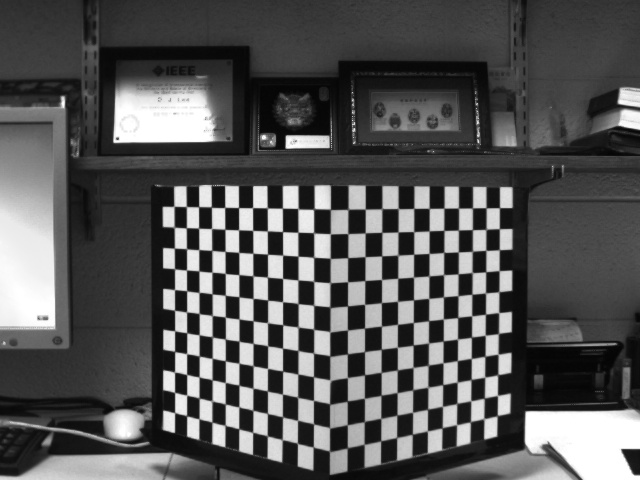
#> input picture camera_calibration/images_to_correct/Close.jpg, 640 x 480 px, found by its file name
$ python correct_distortion_from_images.py
#> lines starting #> are read from the running program, lines starting #| are printed output that depends on the picture
import cv2
import numpy as np
import scipy.io as sio


data = sio.loadmat("intrinsic_data.mat")
#> (reads camera_calibration/task3/intrinsic_data.mat from the repository)
cameraMatrix = data["cameraMatrix"]
distortion = data["distortion"]

loadpath = "images_to_correct/"

close = cv2.imread(loadpath + "Close.jpg")
#> close is the input picture: shape (480, 640, 3); min 3, max 255, mean 86.4
far = cv2.imread(loadpath + "Far.jpg")
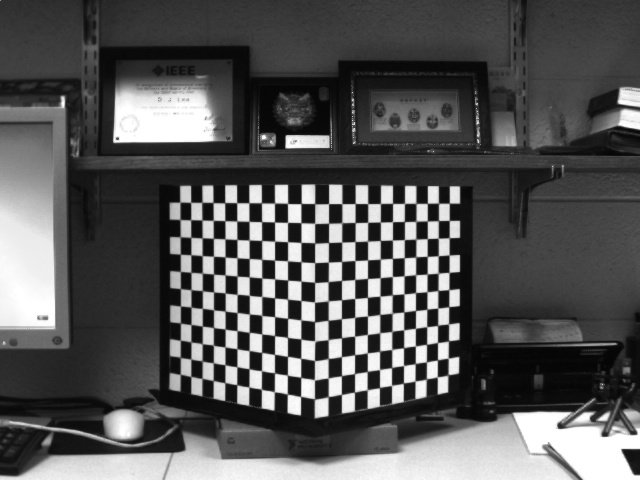
#> input picture camera_calibration/images_to_correct/Far.jpg, 640 x 480 px, found by its file name
#> far is the input picture: shape (480, 640, 3); min 3, max 255, mean 87
turn = cv2.imread(loadpath + "Turn.jpg")
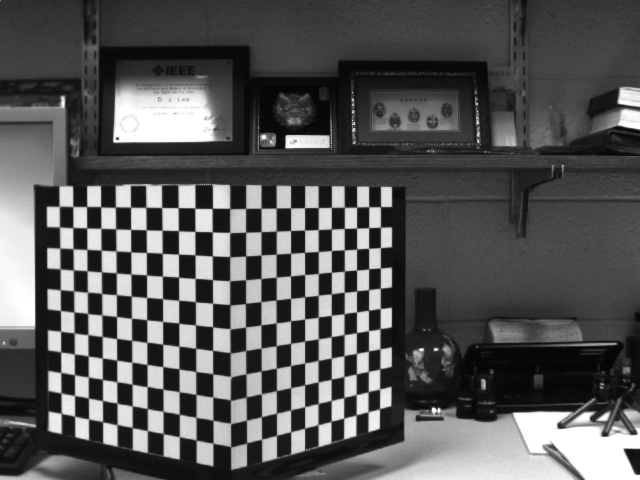
#> input picture camera_calibration/images_to_correct/Turn.jpg, 640 x 480 px, found by its file name
#> turn is the input picture: shape (480, 640, 3); min 3, max 255, mean 87.1
width = close.shape[1]
#> width = 640
height = close.shape[0]
#> height = 480

newMatrix, roi = cv2.getOptimalNewCameraMatrix(cameraMatrix, distortion, (width, height), 1, (width, height))
#> roi = (3, 4, 632, 471)

def undistort_image(image):
    fixed = cv2.undistort(image, cameraMatrix, distortion, None)

    x, y, w, h = roi
#> x = 3; y = 4; w = 632; h = 471
    fixed2 = fixed[y:y+h, x:x+w]
    grayImage = cv2.cvtColor(image, cv2.COLOR_BGR2GRAY)
    grayFixed = cv2.cvtColor(fixed, cv2.COLOR_BGR2GRAY)
    diff = cv2.absdiff(grayImage, grayFixed)
    return diff


closeDiff = undistort_image(close)
farDiff = undistort_image(far)
#> in undistort_image (call 2), `fixed2 = fixed[y:y+h, x:x+w]`:
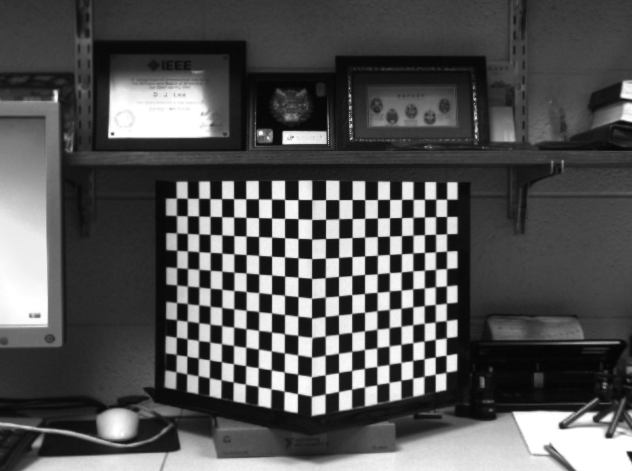
#> fixed2: shape (471, 632, 3); min 3, max 255, mean 84.3
#> in undistort_image (call 2), `diff = cv2.absdiff(grayImage, grayFixed)`:
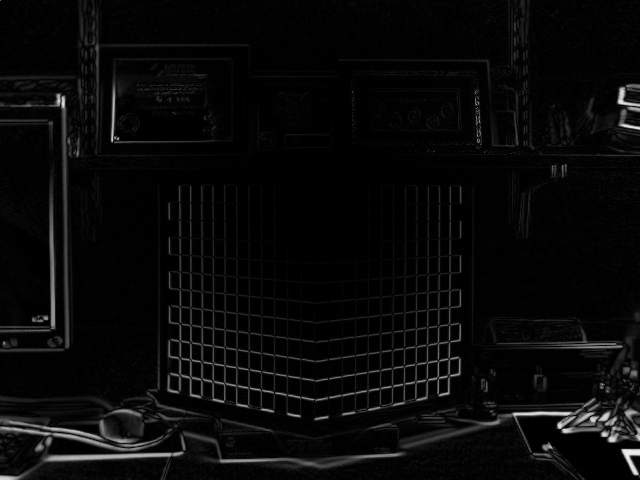
#> diff: shape (480, 640); min 0, max 241, mean 8.9
turnDiff = undistort_image(turn)
#> in undistort_image (call 3), `fixed = cv2.undistort(image, cameraMatrix, distortion, None)`:
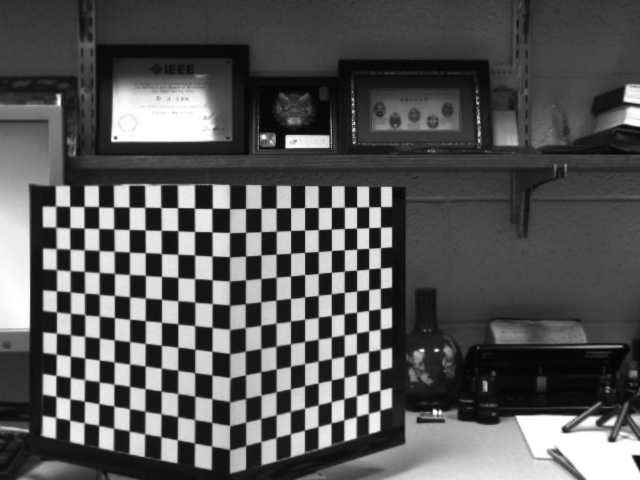
#> fixed: shape (480, 640, 3); min 4, max 255, mean 86.7
#> in undistort_image (call 3), `fixed2 = fixed[y:y+h, x:x+w]`:
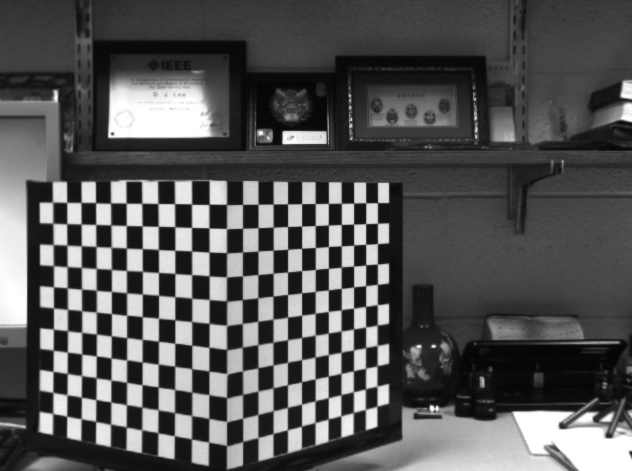
#> fixed2: shape (471, 632, 3); min 4, max 255, mean 86.5
#> in undistort_image (call 3), `diff = cv2.absdiff(grayImage, grayFixed)`:
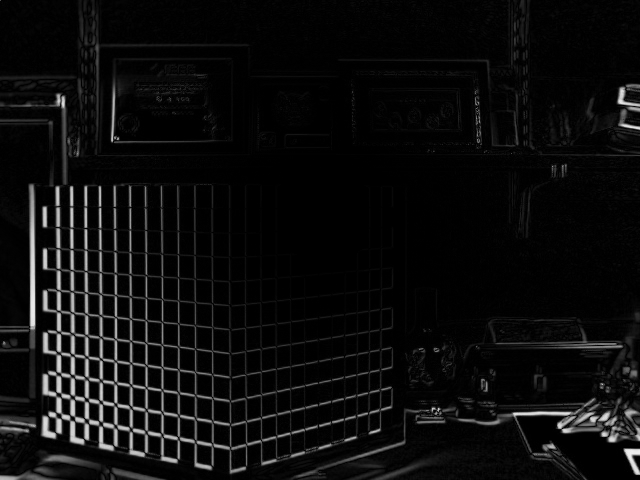
#> diff: shape (480, 640); min 0, max 240, mean 12.7

cv2.imwrite('close_difference.jpg', closeDiff)
cv2.imwrite('far_difference.jpg', farDiff)
cv2.imwrite('turn_difference.jpg', turnDiff)
